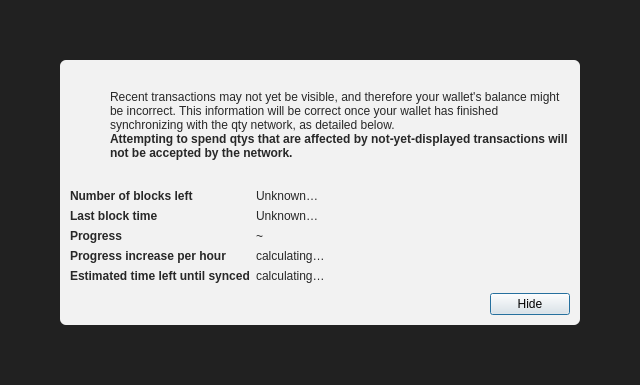
<?xml version="1.0" encoding="UTF-8"?>
<ui version="4.0">
 <class>ModalOverlay</class>
 <widget class="QWidget" name="ModalOverlay">
  <property name="geometry">
   <rect>
    <x>0</x>
    <y>0</y>
    <width>640</width>
    <height>385</height>
   </rect>
  </property>
  <property name="windowTitle">
   <string>Form</string>
  </property>
  <layout class="QVBoxLayout" name="verticalLayout" stretch="0">
   <property name="sizeConstraint">
    <enum>QLayout::SetDefaultConstraint</enum>
   </property>
   <property name="leftMargin">
    <number>0</number>
   </property>
   <property name="topMargin">
    <number>0</number>
   </property>
   <property name="rightMargin">
    <number>0</number>
   </property>
   <property name="bottomMargin">
    <number>0</number>
   </property>
   <item>
    <widget class="QWidget" name="bgWidget" native="true">
     <property name="styleSheet">
      <string notr="true">#bgWidget { background: rgba(0,0,0,220); }</string>
     </property>
     <layout class="QVBoxLayout" name="verticalLayoutMain" stretch="1">
      <property name="leftMargin">
       <number>60</number>
      </property>
      <property name="topMargin">
       <number>60</number>
      </property>
      <property name="rightMargin">
       <number>60</number>
      </property>
      <property name="bottomMargin">
       <number>60</number>
      </property>
      <item>
       <widget class="QWidget" name="contentWidget" native="true">
        <property name="styleSheet">
         <string notr="true">#contentWidget { background: rgba(255,255,255,240); border-radius: 6px; }

QLabel { color: rgb(40,40,40);  }</string>
        </property>
        <layout class="QVBoxLayout" name="verticalLayoutSub" stretch="1,0,0,0">
         <property name="spacing">
          <number>0</number>
         </property>
         <property name="leftMargin">
          <number>10</number>
         </property>
         <property name="topMargin">
          <number>10</number>
         </property>
         <property name="rightMargin">
          <number>10</number>
         </property>
         <property name="bottomMargin">
          <number>10</number>
         </property>
         <item>
          <layout class="QHBoxLayout" name="horizontalLayoutIconText" stretch="0,1">
           <property name="topMargin">
            <number>20</number>
           </property>
           <item>
            <layout class="QVBoxLayout" name="verticalLayoutIcon">
             <property name="leftMargin">
              <number>0</number>
             </property>
             <item>
              <widget class="QPushButton" name="warningIcon">
               <property name="enabled">
                <bool>false</bool>
               </property>
               <property name="text">
                <string/>
               </property>
               <property name="icon">
                <iconset>
                 <normaloff>:/icons/warning</normaloff>
                 <disabledoff>:/icons/warning</disabledoff>:/icons/warning</iconset>
               </property>
               <property name="iconSize">
                <size>
                 <width>48</width>
                 <height>48</height>
                </size>
               </property>
               <property name="flat">
                <bool>true</bool>
               </property>
              </widget>
             </item>
             <item>
              <spacer name="verticalSpacerWarningIcon">
               <property name="orientation">
                <enum>Qt::Vertical</enum>
               </property>
               <property name="sizeHint" stdset="0">
                <size>
                 <width>20</width>
                 <height>40</height>
                </size>
               </property>
              </spacer>
             </item>
            </layout>
           </item>
           <item>
            <layout class="QVBoxLayout" name="verticalLayoutInfoText">
             <property name="leftMargin">
              <number>0</number>
             </property>
             <property name="topMargin">
              <number>0</number>
             </property>
             <item>
              <widget class="QLabel" name="infoText">
               <property name="text">
                <string>Recent transactions may not yet be visible, and therefore your wallet's balance might be incorrect. This information will be correct once your wallet has finished synchronizing with the qty network, as detailed below.</string>
               </property>
               <property name="textFormat">
                <enum>Qt::RichText</enum>
               </property>
               <property name="wordWrap">
                <bool>true</bool>
               </property>
              </widget>
             </item>
             <item>
              <widget class="QLabel" name="infoTextStrong">
               <property name="font">
                <font>
                 <weight>75</weight>
                 <bold>true</bold>
                </font>
               </property>
               <property name="text">
                <string>Attempting to spend qtys that are affected by not-yet-displayed transactions will not be accepted by the network.</string>
               </property>
               <property name="textFormat">
                <enum>Qt::RichText</enum>
               </property>
               <property name="wordWrap">
                <bool>true</bool>
               </property>
              </widget>
             </item>
             <item>
              <spacer name="verticalSpacerInTextSpace">
               <property name="orientation">
                <enum>Qt::Vertical</enum>
               </property>
               <property name="sizeHint" stdset="0">
                <size>
                 <width>20</width>
                 <height>40</height>
                </size>
               </property>
              </spacer>
             </item>
            </layout>
           </item>
          </layout>
         </item>
         <item>
          <spacer name="verticalSpacerAfterText">
           <property name="orientation">
            <enum>Qt::Vertical</enum>
           </property>
           <property name="sizeHint" stdset="0">
            <size>
             <width>20</width>
             <height>40</height>
            </size>
           </property>
          </spacer>
         </item>
         <item>
          <layout class="QFormLayout" name="formLayout">
           <property name="fieldGrowthPolicy">
            <enum>QFormLayout::FieldsStayAtSizeHint</enum>
           </property>
           <property name="horizontalSpacing">
            <number>6</number>
           </property>
           <property name="verticalSpacing">
            <number>6</number>
           </property>
           <property name="topMargin">
            <number>10</number>
           </property>
           <item row="0" column="0">
            <widget class="QLabel" name="labelNumberOfBlocksLeft">
             <property name="font">
              <font>
               <weight>75</weight>
               <bold>true</bold>
              </font>
             </property>
             <property name="text">
              <string>Number of blocks left</string>
             </property>
            </widget>
           </item>
           <item row="0" column="1">
            <widget class="QLabel" name="numberOfBlocksLeft">
             <property name="text">
              <string>Unknown…</string>
             </property>
            </widget>
           </item>
           <item row="1" column="0">
            <widget class="QLabel" name="labelLastBlockTime">
             <property name="font">
              <font>
               <weight>75</weight>
               <bold>true</bold>
              </font>
             </property>
             <property name="text">
              <string>Last block time</string>
             </property>
            </widget>
           </item>
           <item row="1" column="1">
            <widget class="QLabel" name="newestBlockDate">
             <property name="sizePolicy">
              <sizepolicy hsizetype="Maximum" vsizetype="Preferred">
               <horstretch>0</horstretch>
               <verstretch>0</verstretch>
              </sizepolicy>
             </property>
             <property name="text">
              <string>Unknown…</string>
             </property>
            </widget>
           </item>
           <item row="2" column="0">
            <widget class="QLabel" name="labelSyncDone">
             <property name="font">
              <font>
               <weight>75</weight>
               <bold>true</bold>
              </font>
             </property>
             <property name="text">
              <string>Progress</string>
             </property>
            </widget>
           </item>
           <item row="2" column="1">
            <layout class="QHBoxLayout" name="horizontalLayoutSync" stretch="0,1">
             <item>
              <widget class="QLabel" name="percentageProgress">
               <property name="text">
                <string notr="true">~</string>
               </property>
              </widget>
             </item>
            </layout>
           </item>
           <item row="4" column="0">
            <widget class="QLabel" name="labelProgressIncrease">
             <property name="font">
              <font>
               <weight>75</weight>
               <bold>true</bold>
              </font>
             </property>
             <property name="text">
              <string>Progress increase per hour</string>
             </property>
            </widget>
           </item>
           <item row="4" column="1">
            <widget class="QLabel" name="progressIncreasePerH">
             <property name="text">
              <string>calculating…</string>
             </property>
            </widget>
           </item>
           <item row="5" column="0">
            <widget class="QLabel" name="labelEstimatedTimeLeft">
             <property name="font">
              <font>
               <weight>75</weight>
               <bold>true</bold>
              </font>
             </property>
             <property name="text">
              <string>Estimated time left until synced</string>
             </property>
            </widget>
           </item>
           <item row="5" column="1">
            <widget class="QLabel" name="expectedTimeLeft">
             <property name="text">
              <string>calculating…</string>
             </property>
            </widget>
           </item>
          </layout>
         </item>
         <item>
          <layout class="QHBoxLayout" name="horizontalLayoutButtons">
           <property name="leftMargin">
            <number>10</number>
           </property>
           <property name="topMargin">
            <number>10</number>
           </property>
           <item>
            <spacer name="horizontalSpacer">
             <property name="orientation">
              <enum>Qt::Horizontal</enum>
             </property>
             <property name="sizeHint" stdset="0">
              <size>
               <width>40</width>
               <height>20</height>
              </size>
             </property>
            </spacer>
           </item>
           <item>
            <widget class="QPushButton" name="closeButton">
             <property name="text">
              <string>Hide</string>
             </property>
             <property name="shortcut">
              <string>Esc</string>
             </property>
             <property name="focusPolicy">
              <enum>Qt::StrongFocus</enum>
             </property>
             <property name="default">
              <bool>true</bool>
             </property>
            </widget>
           </item>
          </layout>
         </item>
        </layout>
       </widget>
      </item>
     </layout>
    </widget>
   </item>
  </layout>
 </widget>
 <resources/>
 <connections/>
</ui>
